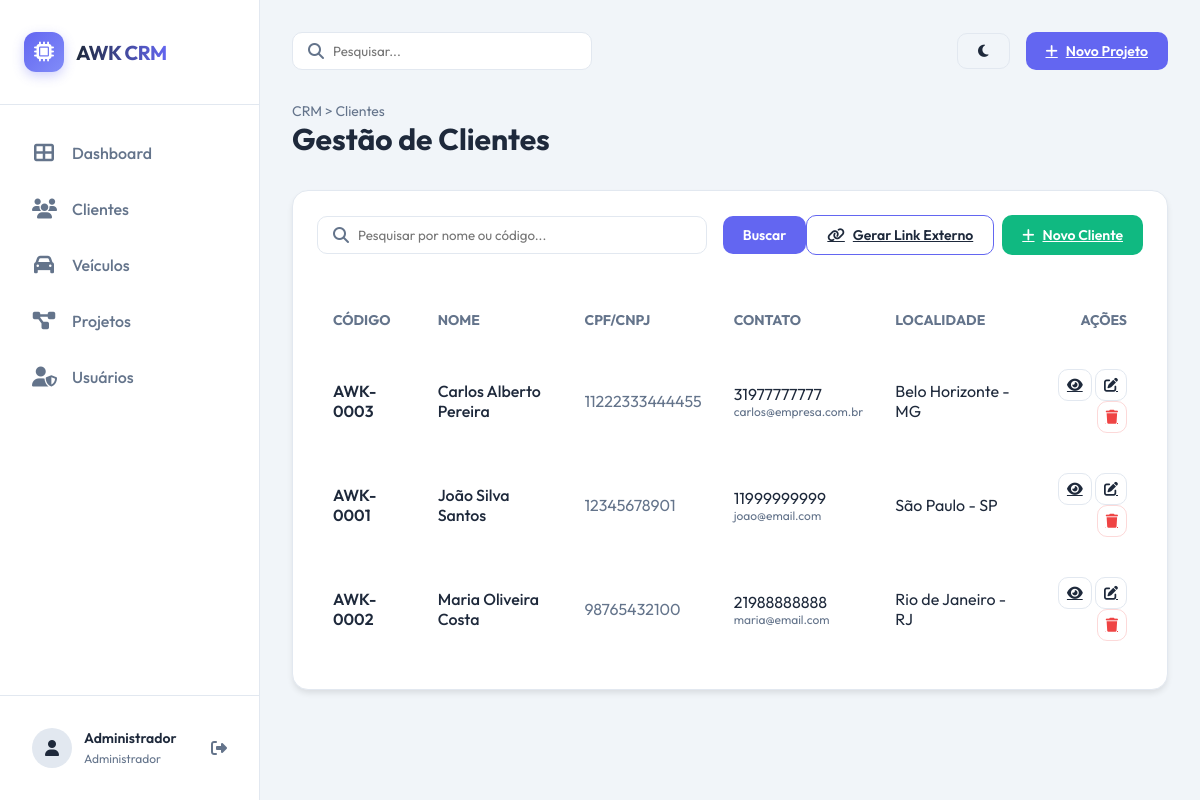
Screenshot of /clientes (signed in) with the database file from the repository.
### tables this page shows
CREATE TABLE `clientes` (
  `id` INT UNSIGNED NOT NULL AUTO_INCREMENT,
  `codigo_cliente` VARCHAR(20) NOT NULL UNIQUE,
  `nome` VARCHAR(150) NOT NULL,
  `aniversario_dia` TINYINT UNSIGNED NOT NULL,
  `aniversario_mes` TINYINT UNSIGNED NOT NULL,
  `cpf_cnpj` VARCHAR(20) NOT NULL UNIQUE,
  `cep` VARCHAR(10) NOT NULL,
  `endereco` VARCHAR(200) NOT NULL,
  `numero` VARCHAR(20) NOT NULL,
  `bairro` VARCHAR(100) NOT NULL,
  `cidade` VARCHAR(100) NOT NULL,
  `estado_uf` CHAR(2) NOT NULL,
  `telefone` VARCHAR(20) NOT NULL,
  `telefone2` VARCHAR(20) DEFAULT NULL,
  `email` VARCHAR(150) NOT NULL,
  `observacoes` TEXT DEFAULT NULL,
  `criado_em` TIMESTAMP NOT NULL DEFAULT CURRENT_TIMESTAMP,
  `atualizado_em` TIMESTAMP NOT NULL DEFAULT CURRENT_TIMESTAMP ON UPDATE CURRENT_TIMESTAMP,
  PRIMARY KEY (`id`),
  INDEX `idx_nome` (`nome`),
  INDEX `idx_cidade` (`cidade`),
  INDEX `idx_aniversario` (`aniversario_mes`, `aniversario_dia`)
);

### controllers/ClienteController.php (called while the page is built, shortened)
<?php
class ClienteController {
    private $clienteModel;
    public function __construct() {
        $this->clienteModel = new Cliente();
    }
    public function listar() {
        $page = $_GET['page'] ?? 1;
        $search = $_GET['search'] ?? '';
        $clientes = $this->clienteModel->findAll($page, 20, $search);
        $total = $this->clienteModel->countAll($search);
        $totalPages = ceil($total / 20);
        $data = [
            'clientes' => $clientes,
            'page' => $page,
            'totalPages' => $totalPages,
            'search' => $search
        ];
        loadView('clientes/listar', $data);
    }
}

### config/database.php (called while the page is built, shortened)
<?php
class Database {
    private static $instance = null;
    private $connection;
    private $host = 'localhost';
    private $dbname = 'u784428213_base';
    private $username = 'u784428213_rehz';
    private $password = 'H/b9WzMpG';
    private $charset = 'utf8mb4';
    private function __construct() {
        try {
            $dsn = "mysql:host={$this->host};dbname={$this->dbname};charset={$this->charset}";
            $options = [
                PDO::ATTR_ERRMODE            => PDO::ERRMODE_EXCEPTION,
                PDO::ATTR_DEFAULT_FETCH_MODE => PDO::FETCH_ASSOC,
                PDO::ATTR_EMULATE_PREPARES   => false,
                PDO::MYSQL_ATTR_INIT_COMMAND => "SET NAMES utf8mb4 COLLATE utf8mb4_unicode_ci"
            ];
            $this->connection = new PDO($dsn, $this->username, $this->password, $options);
        } catch (PDOException $e) {
            die("Erro de conexão com o banco de dados: " . $e->getMessage());
        }
    }
    public static function getInstance() {
        if (self::$instance === null) {
            self::$instance = new Database();
        }
        return self::$instance;
    }
    public function query($sql, $params = []) {
        try {
            $stmt = $this->connection->prepare($sql);
            $stmt->execute($params);
            return $stmt;
        } catch (PDOException $e) {
            die("Erro na query: " . $e->getMessage() . "<br>SQL: " . $sql);
        }
    }
    public function fetchAll($sql, $params = []) {
        $stmt = $this->query($sql, $params);
        return $stmt->fetchAll();
    }
}

### models/Cliente.php (called while the page is built, shortened)
<?php
class Cliente {
    private $db;
    public function __construct() {
        $this->db = Database::getInstance();
    }
    public function findAll($page = 1, $limit = 20, $search = '') {
        $offset = ($page - 1) * $limit;
        $params = [];
        $sql = "SELECT * FROM clientes WHERE 1=1";
        $sql .= " ORDER BY nome LIMIT ? OFFSET ?";
        $params[] = $limit;
        $params[] = $offset;
        return $this->db->fetchAll($sql, $params);
    }
}

### views/clientes/listar.php (the view, shortened to what this page needs)
<?php include ROOT_PATH . '/views/layout/header.php'; ?>
<div class="page-title">
    <div class="breadcrumb">CRM > Clientes</div>
    <h1>Gestão de Clientes</h1>
</div>
<div class="card" style="margin-top: 2rem;">
    <div style="display: flex; justify-content: space-between; align-items: center; margin-bottom: 2rem;">
        <form action="<?php echo BASE_URL; ?>/clientes" method="GET" style="display: flex; gap: 1rem; flex: 1; max-width: 500px;">
            <div class="search-box" style="flex: 1;">
                <i class="fas fa-search"></i>
                <input type="text" name="search" placeholder="Pesquisar por nome ou código..." value="<?php echo htmlspecialchars($search); ?>" style="width: 100%;">
            </div>
            <button type="submit" class="btn btn-primary">Buscar</button>
        </form>
        <div style="display: flex; gap: 0.5rem;">
            <a href="<?php echo BASE_URL; ?>/links/gerarAvulso" class="btn btn-outline" style="border-color: var(--primary); color: var(--text-main);" title="Gerar link externo para o cliente preencher">
                <i class="fas fa-link"></i> Gerar Link Externo
            </a>
            <a href="<?php echo BASE_URL; ?>/clientes/criar" class="btn btn-primary" style="background-color: var(--success);">
                <i class="fas fa-plus"></i> Novo Cliente
            </a>
        </div>
    </div>
    <table style="width: 100%; border-collapse: separate; border-spacing: 0 0.5rem;">
        <thead>
            <tr style="text-align: left; color: var(--text-muted); font-size: 0.875rem;">
                <th style="padding: 1rem;">CÓDIGO</th>
                <th style="padding: 1rem;">NOME</th>
                <th style="padding: 1rem;">CPF/CNPJ</th>
                <th style="padding: 1rem;">CONTATO</th>
                <th style="padding: 1rem;">LOCALIDADE</th>
                <th style="padding: 1rem; text-align: right;">AÇÕES</th>
            </tr>
        </thead>
        <tbody>
            <?php if (empty($clientes)): ?>
            <tr>
                <td colspan="6" style="padding: 2rem; text-align: center; color: var(--text-muted);">
                    Nenhum cliente encontrado.
                </td>
            </tr>
            <?php else: ?>
                <?php foreach ($clientes as $cliente): ?>
                <tr style="background-color: rgba(255,255,255,0.02); transition: var(--transition);">
                    <td style="padding: 1rem; font-weight: 600; border-radius: 12px 0 0 12px;">
                        <?php echo htmlspecialchars($cliente['codigo_cliente']); ?>
                    </td>
                    <td style="padding: 1rem;">
                        <div style="font-weight: 500; font-size: 1rem;"><?php echo htmlspecialchars($cliente['nome']); ?></div>
                    </td>
                    <td style="padding: 1rem; color: var(--text-muted);">
                        <?php echo htmlspecialchars($cliente['cpf_cnpj']); ?>
                    </td>
                    <td style="padding: 1rem;">
                        <div><?php echo htmlspecialchars($cliente['telefone']); ?></div>
                        <?php if(!empty($cliente['email'])): ?>
                            <div style="font-size: 0.75rem; color: var(--text-muted);"><?php echo htmlspecialchars($cliente['email']); ?></div>
                        <?php endif; ?>
                    </td>
                    <td style="padding: 1rem;">
                        <div><?php echo htmlspecialchars($cliente['cidade'] . ' - ' . $cliente['estado_uf']); ?></div>
                    </td>
                    <td style="padding: 1rem; text-align: right; border-radius: 0 12px 12px 0;">
                        <a href="<?php echo BASE_URL; ?>/clientes/ficha/<?php echo $cliente['id']; ?>" class="btn btn-outline" style="padding: 0.5rem;" title="Ver Ficha"><i class="fas fa-eye"></i></a>
                        <a href="<?php echo BASE_URL; ?>/clientes/editar/<?php echo $cliente['id']; ?>" class="btn btn-outline" style="padding: 0.5rem;" title="Editar"><i class="fas fa-edit"></i></a>
                        <a href="<?php echo BASE_URL; ?>/clientes/excluir/<?php echo $cliente['id']; ?>" class="btn btn-outline" style="padding: 0.5rem; color: var(--danger); border-color: rgba(239, 68, 68, 0.2);" onclick="return confirm('Tem certeza que deseja excluir este cliente?');" title="Excluir"><i class="fas fa-trash"></i></a>
                    </td>
                </tr>
                <?php endforeach; ?>
            <?php endif; ?>
        </tbody>
    </table>
</div>
<?php include ROOT_PATH . '/views/layout/footer.php'; ?>

### views/layout/header.php (style rules this page uses)
:root { --primary: #6366f1; --primary-hover: #4f46e5; --secondary: #64748b; --accent: #f59e0b; --success: #10b981; --danger: #ef4444; --warning: #f59e0b; --info: #3b82f6; --bg-main: #0f172a; --bg-sidebar: #1e293b; --bg-card: #1e293b; --text-main: #f8fafc; --text-muted: #94a3b8; --border: #334155; --input-bg: #0f172a; --sidebar-width: 260px; --transition: all 0.3s cubic-bezier(0.4, 0, 0.2, 1); }
[data-theme="claro"] { --bg-main: #f1f5f9; --bg-sidebar: #ffffff; --bg-card: #ffffff; --text-main: #1e293b; --text-muted: #64748b; --border: #e2e8f0; --input-bg: #f8fafc; }
* { margin: 0; padding: 0; box-sizing: border-box; font-family: 'Outfit', sans-serif; }
body { background-color: var(--bg-main); color: var(--text-main); min-height: 100vh; display: flex; transition: var(--transition); }
.page-title h1 { font-size: 1.875rem; font-weight: 700; margin-bottom: 0.25rem; }
.breadcrumb { font-size: 0.875rem; color: var(--text-muted); }
.btn { padding: 0.625rem 1.25rem; border-radius: 10px; font-weight: 600; cursor: pointer; transition: var(--transition); display: inline-flex; align-items: center; gap: 0.5rem; border: none; font-size: 0.875rem; }
.btn-primary { background-color: var(--primary); color: white; }
.btn-outline { background-color: transparent; border: 1px solid var(--border); color: var(--text-main); }
.search-box { position: relative; width: 300px; }
.search-box input { width: 100%; padding: 0.625rem 1rem 0.625rem 2.5rem; background-color: var(--bg-card); border: 1px solid var(--border); border-radius: 10px; color: var(--text-main); outline: none; }
.search-box i { position: absolute; left: 1rem; top: 50%; transform: translateY(-50%); color: var(--text-muted); }
.card { background-color: var(--bg-card); border: 1px solid var(--border); border-radius: 16px; padding: 1.5rem; box-shadow: 0 4px 6px -1px rgba(0, 0, 0, 0.1); }

### rows the page displays
clientes: codigo_cliente "AWK-0003", nome "Carlos Alberto Pereira", cpf_cnpj "11222333444455", telefone "31977777777", email "carlos@empresa.com.br", cidade+estado_uf "Belo Horizonte - MG"
clientes: codigo_cliente "AWK-0001", nome "João Silva Santos", cpf_cnpj "12345678901", telefone "11999999999", email "joao@email.com", cidade+estado_uf "São Paulo - SP"
clientes: codigo_cliente "AWK-0002", nome "Maria Oliveira Costa", cpf_cnpj "98765432100", telefone "21988888888", email "maria@email.com", cidade+estado_uf "Rio de Janeiro - RJ"

### other values shown
$_SESSION['usuario_nome'] "Administrador"
$_SESSION['usuario_perfil'] "Administrador"
